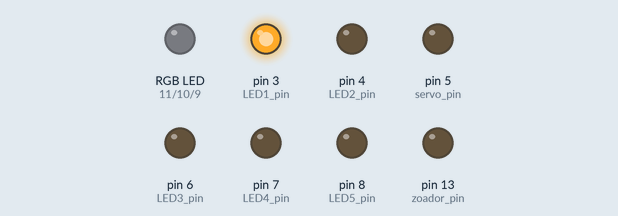
Recording of a sketch running on a simulated Arduino Uno, built with avr-gcc and run on an emulated ATmega328P. Parts: an RGB LED mixed from three pins (HIGH = lit), output pins drawn as LEDs (lit = HIGH).

Above: at 0.5 s.
At 1.5 s:
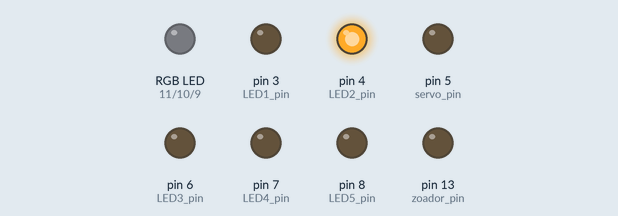
At 2.5 s:
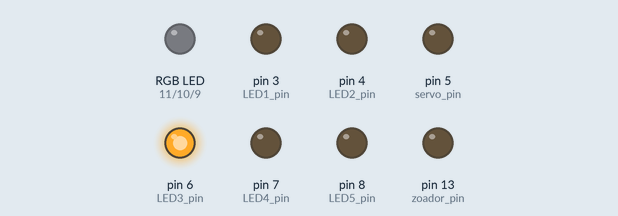
At 3.5 s:
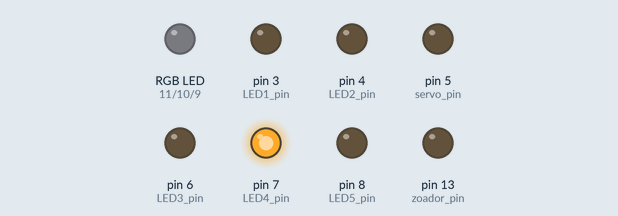
At 4.5 s:
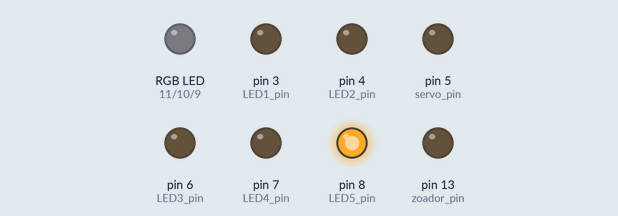
Timing chart, 0 to 6.5 s (numbered marks = the images above):
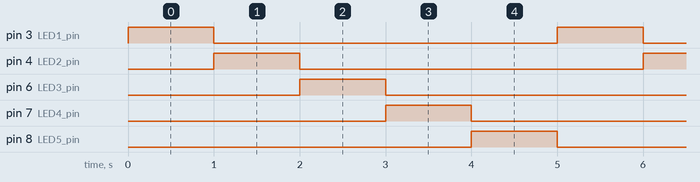

Measured:
- by itself, pin 3 (LED1_pin), pin 4 (LED2_pin), pin 6 (LED3_pin), pin 7 (LED4_pin), pin 8 (LED5_pin): alternates HIGH for 1.0 s and LOW for 4.0 s
- by itself, everything shown: repeats every 5.0 s, in 5 steps

The sketch:

BATS_1_simple.ino
```cpp
/*********************************************************
* Identifica os pins asociados a cada un dos componentes *
*********************************************************/

#define LED1_pin 3
#define LED2_pin 4
#define LED3_pin 6
#define LED4_pin 7
#define LED5_pin 8

#define RGB_R_pin 11
#define RGB_G_pin 10
#define RGB_B_pin 9

#define servo_pin 5

#define zoador_pin 13

#define pulsador1_pin A3
#define pulsador2_pin A4
#define pulsador3_pin A5

#define pot1_pin = A1
#define pot2_pin = A2
#define LDR_pin =  A0

int auxiliar = 1;

void setup()
{
  pinMode (LED1_pin, OUTPUT);
  pinMode (LED2_pin, OUTPUT);
  pinMode (LED3_pin, OUTPUT);
  pinMode (LED4_pin, OUTPUT);
  pinMode (LED5_pin, OUTPUT);

  pinMode (RGB_R_pin, OUTPUT);
  pinMode (RGB_G_pin, OUTPUT);
  pinMode (RGB_B_pin, OUTPUT);

  pinMode (servo_pin, OUTPUT);
  pinMode (zoador_pin, OUTPUT);

  pinMode (pulsador1_pin, INPUT);
  pinMode (pulsador2_pin, INPUT);
  pinMode (pulsador3_pin, INPUT);

}

void loop()
{
  digitalWrite (LED1_pin, LOW);
  digitalWrite (LED2_pin, LOW);
  digitalWrite (LED3_pin, LOW);
  digitalWrite (LED4_pin, LOW);
  digitalWrite (LED5_pin, LOW);

  if (auxiliar==1) digitalWrite (LED1_pin, HIGH);
  if (auxiliar==2) digitalWrite (LED2_pin, HIGH);
  if (auxiliar==3) digitalWrite (LED3_pin, HIGH);
  if (auxiliar==4) digitalWrite (LED4_pin, HIGH);
  if (auxiliar==5) digitalWrite (LED5_pin, HIGH);

  auxiliar ++;
  if (auxiliar > 5) auxiliar = 1;

  delay (1000);

}
```
